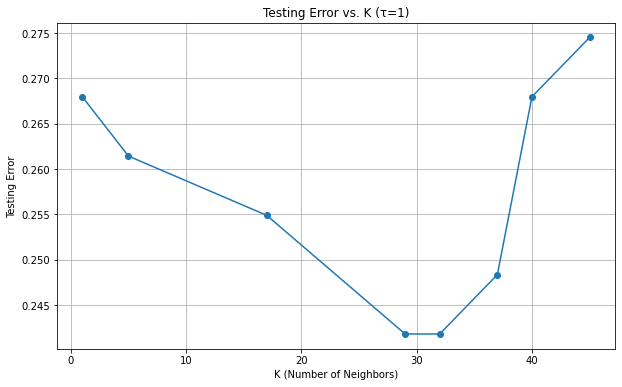

Reproduce this figure in Python.
import numpy as np
import pandas as pd
import matplotlib.pyplot as plt

# Load the dataset into a pandas DataFrame
file_path = 'diabetes.csv'
df = pd.read_csv(file_path)

# Separate the data into features (X) and the target variable (y)
X = df.iloc[:, :-1].values
y = df.iloc[:, -1].values

# Train-test split function with a random seed for reproducibility
def train_test_split(X, y, test_size=0.2, random_state=None):
    if random_state is not None:
        np.random.seed(random_state)

    num_samples = len(X)
    num_test_samples = int(test_size * num_samples)

    indices = np.arange(num_samples)
    np.random.shuffle(indices)

    X_train = X[indices[num_test_samples:]]
    y_train = y[indices[num_test_samples:]]
    X_test = X[indices[:num_test_samples]]
    y_test = y[indices[:num_test_samples]]

    return X_train, X_test, y_train, y_test

# Compressed k-Nearest Neighbors classifier (CkNN)
class CompressedKNeighborsClassifier:
    def __init__(self, n_neighbors=5, compression_ratio=1.0, random_state=None):
        self.n_neighbors = n_neighbors
        self.compression_ratio = compression_ratio
        self.random_state = random_state

    def fit(self, X, y):
        if self.random_state is not None:
            np.random.seed(self.random_state)

        num_instances = len(X)
        num_selected = int(self.compression_ratio * num_instances)
        indices = np.random.choice(num_instances, num_selected, replace=False)
        self.X_train = X[indices]
        self.y_train = y[indices]

    def predict(self, X_test):
        y_pred = []
        for x in X_test:
            distances = [np.linalg.norm(x - x_train) for x_train in self.X_train]
            k_indices = np.argsort(distances)[:self.n_neighbors]
            k_nearest_labels = [self.y_train[i] for i in k_indices]
            most_common = np.bincount(k_nearest_labels).argmax()
            y_pred.append(most_common)
        return np.array(y_pred)

# Accuracy score calculation
def accuracy_score(y_true, y_pred):
    correct = np.sum(y_true == y_pred)
    total = len(y_true)
    return correct / total

# Split the data into a training set and a testing set
X_train, X_test, y_train, y_test = train_test_split(X, y, test_size=0.2, random_state=42)

# Evaluate the CkNN classifier for different values of k and τ=1 (no compression)
k_values = [1, 5, 17, 29, 32, 37, 40, 45]
tau = 1.0  # No compression

testing_errors = []

for k in k_values:
    cknn = CompressedKNeighborsClassifier(n_neighbors=k, compression_ratio=tau, random_state=42)
    cknn.fit(X_train, y_train)
    y_pred = cknn.predict(X_test)
    accuracy = accuracy_score(y_test, y_pred)
    testing_error = 1 - accuracy
    testing_errors.append(testing_error)

# Plot the testing errors
plt.figure(figsize=(10, 6))
plt.plot(k_values, testing_errors, marker='o', linestyle='-')
plt.title('Testing Error vs. K (τ=1)')
plt.xlabel('K (Number of Neighbors)')
plt.ylabel('Testing Error')
plt.grid(True)
plt.show()
